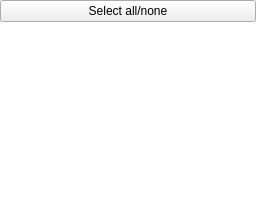
  <widget class="QDockWidget" name="dock_sig">
   <property name="minimumSize">
    <size>
     <width>118</width>
     <height>118</height>
    </size>
   </property>
   <property name="windowTitle">
    <string>(3) Signals</string>
   </property>
   <property name="dockLocation">
    <enum>Qt::DockWidgetArea::RightDockWidgetArea</enum>
   </property>
   <attribute name="dockWidgetArea">
    <number>2</number>
   </attribute>
   <widget class="QWidget" name="dockWidgetContents_7">
    <layout class="QVBoxLayout" name="verticalLayout_3">
     <property name="spacing">
      <number>0</number>
     </property>
     <property name="leftMargin">
      <number>0</number>
     </property>
     <property name="topMargin">
      <number>0</number>
     </property>
     <property name="rightMargin">
      <number>0</number>
     </property>
     <property name="bottomMargin">
      <number>0</number>
     </property>
     <item>
      <widget class="QPushButton" name="butt_sig">
       <property name="text">
        <string>Select all/none</string>
       </property>
      </widget>
     </item>
     <item>
      <widget class="QTableView" name="tbl_desc_signals">
       <property name="frameShape">
        <enum>QFrame::Shape::NoFrame</enum>
       </property>
       <property name="frameShadow">
        <enum>QFrame::Shadow::Plain</enum>
       </property>
       <property name="lineWidth">
        <number>0</number>
       </property>
       <property name="alternatingRowColors">
        <bool>true</bool>
       </property>
      </widget>
     </item>
    </layout>
   </widget>
  </widget>
